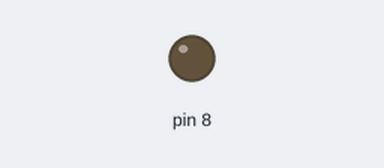
Bench run of a sketch on a simulated Arduino Uno, built with avr-gcc and run on an emulated ATmega328P. Shown: output pins drawn as LEDs (lit = HIGH).

Above: at 0.03 s.
At 7.31 s:
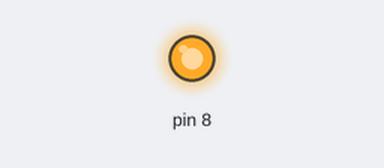
Timing chart, 0 to 8.7 s (numbered marks = the images above):
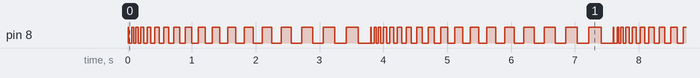

Measured:
- by itself, pin 8: moves between LOW and HIGH, repeating every 3.8 s

The sketch:

blink_forloop.ino
```cpp
void setup() {
  // sets up a digital pin to be used
  // as output, in this case to blink an LED
  pinMode(8, OUTPUT);
}

void loop() {

  for (int i = 0; i < 200; i += 10) {
    // turns the LED on
    digitalWrite(8, HIGH);

    delay(i);  // wait one second

    // turns the LED off
    digitalWrite(8, LOW);

    delay(i);  // wait one second

  }
}
```
